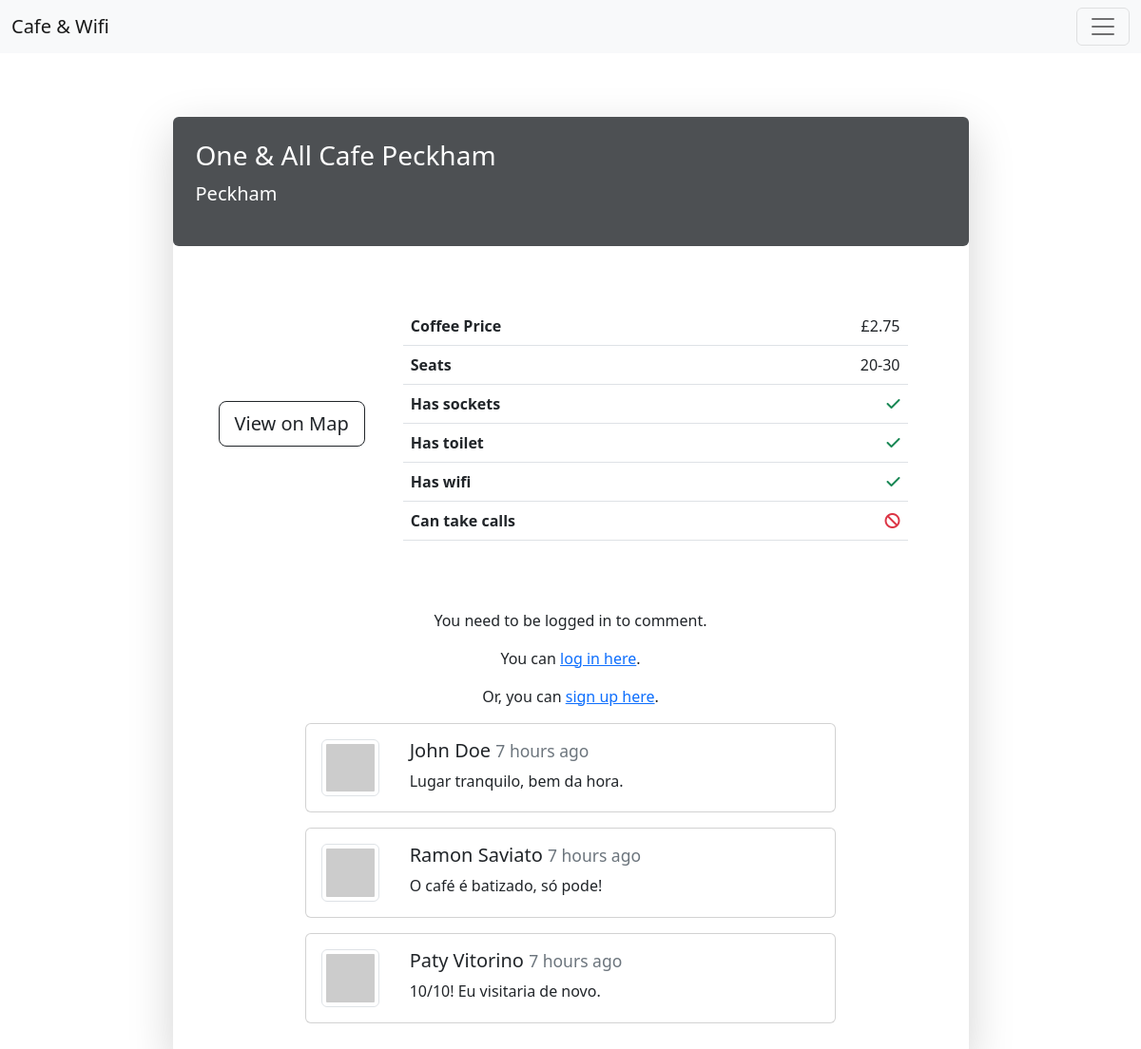
/cafe-view/3, run on the app's committed database.
### server/models.py (models this page shows, shortened)
class Cafe(db.Model):
    id = db.Column(db.Integer, primary_key=True)
    name = db.Column(db.String(200), unique=True, nullable=False)
    map_url = db.Column(db.String(1000), unique=True, nullable=False)
    img_url = db.Column(db.String(1000), unique=True, nullable=False)
    location = db.Column(db.String(200), nullable=False)
    has_sockets = db.Column(db.Boolean, default=False)
    has_toilet = db.Column(db.Boolean, default=False)
    has_wifi = db.Column(db.Boolean, default=False)
    can_take_calls = db.Column(db.Boolean, default=False)
    seats = db.Column(db.String(10))
    coffee_price = db.Column(db.String(10))
    comments = relationship(
        "Comment",
        back_populates="parent_cafe",
        order_by="desc(Comment.timestamp_create)"
    )

class Comment(db.Model):
    id = db.Column(db.Integer, primary_key=True)
    text = db.Column(db.Text, nullable=False)
    timestamp_create = db.Column(db.String(50), default=formatted_timestamp)
    timestamp_update = db.Column(db.String(50), onupdate=formatted_timestamp)
    author_id = db.Column(db.Integer, db.ForeignKey("user.id"))
    comment_author = relationship("User", back_populates="comments")
    cafe_id = db.Column(db.Integer, db.ForeignKey("cafe.id"))
    parent_cafe = relationship("Cafe", back_populates="comments")

class User(db.Model, UserMixin):
    id = db.Column(db.Integer, primary_key=True)
    email = db.Column(db.String(150), unique=True)
    username = db.Column(db.String(150), unique=True)
    password = db.Column(db.String(150))
    has_admin_privileges = db.Column(db.Boolean, nullable=False)
    comments = relationship("Comment", back_populates="comment_author")

### server/views.py (the view)
@views.route('/cafe-view/<int:cafe_id>', methods=('GET',))
def view_cafe(cafe_id):
    cafe = Cafe.query.get(cafe_id)
    form = CommentForm()
    return render_template('cafe_view.html', cafe=cafe, form=form)

### server/forms.py (called while the page is built)
def my_strip_filter(value):
    if value is not None and hasattr(value, 'strip'):
        return multiple_spaces_regex.sub(' ', value.strip())
    return value

        def bind_field(self, form, unbound_field, options):
            filters = unbound_field.kwargs.get('filters', [])
            filters.append(my_strip_filter)
            return unbound_field.bind(form=form, filters=filters, **options)

### server/templates/cafe_view.html (shortened to what this page needs)
{% extends 'base.html' %}
{% block scripts_and_links %}
    <link
        rel="stylesheet"
        href="https://cdnjs.cloudflare.com/ajax/libs/font-awesome/6.2.1/css/all.min.css"
    />
{% endblock %}
{% block content %}
    {% if cafe %}
        <div class="col-12 col-lg-9 mx-auto my-5 pb-3 rounded shadow-lg">
            <div class="cafe-header d-flex justify-content-between rounded">
                {% if current_user.is_authenticated and current_user.has_admin_privileges %}
                    <div class="text-bg-dark w-100 rounded-start">
                        <h1 class="fs-3">{{ cafe.name }}</h1>
                        <p class="fs-5">{{ cafe.location }}</p>
                    </div>
                    <a href="{{ url_for('views.delete_cafe', cafe_id=cafe.id) }}">
                        <button type="button" class="btn btn-danger del-button h-100 p-0" id="del-button">Delete</button>
                    </a>
                    <a href="{{ url_for('views.edit_cafe', cafe_id=cafe.id) }}">
                        <button type="button" class="btn btn-secondary edit-button h-100 p-0">Edit</button>
                    </a>
                {% else %}
                    <div class="text-bg-dark w-100 rounded">
                        <h1 class="fs-3">{{ cafe.name }}</h1>
                        <p class="fs-5">{{ cafe.location }}</p>
                    </div>
                {% endif %}
            </div>
            <main class="d-flex flex-row align-items-center cafe-info p-5">
                <div class="me-4">
                    <a href="{{ cafe.map_url }}" target="_blank">
                        <button type="button" class="btn btn-lg btn-outline-dark text-nowrap">View on Map</button>
                    </a>
                </div>
                <table class="table m-3">
                    <tbody>
                        <tr>
                            <th scope="row">Coffee Price</th>
                            <td>{{ cafe.coffee_price }}</td>
                        </tr>
                        <tr>
                            <th scope="row">Seats</th>
                            <td>{{ cafe.seats }}</td>
                        </tr>
                        {% for text, check in (('Has sockets', cafe.has_sockets),
                                               ('Has toilet', cafe.has_toilet),
                                               ('Has wifi', cafe.has_wifi),
                                               ('Can take calls', cafe.can_take_calls)) %}
                            <tr>
                                <th scope="row">{{ text }}</th>
                                <td>
                                    {% if check %}
                                        <span class="fa-solid fa-check text-success"></span>
                                    {% else %}
                                        <span class="fa-solid fa-ban text-danger"></span>
                                    {% endif %}
                                </td>
                            </tr>
                        {% endfor %}
                    </tbody>
                </table>
            </main>
            <div id="comment-section" class="m-2 col-11 col-lg-8 mx-auto">
                {% if current_user.is_authenticated %}
                    <form action="{{ url_for('comments.add_comment', cafe_id=cafe.id) }}" method="POST">
                        {{ form.csrf_token }}
                        <div class="input-group mb-3">
                            {{ form.text(class_="form-control", placeholder=placeholder) }}
                            {{ form.send(class_='input-group-text') }}
                        </div>
                    </form>
                {% else %}
                    <div class="text-center mb-3">
                        <p>
                            You need to be logged in to comment.
                        </p>
                        <p>
                            You can
                            <a
                                href="#"
                                data-bs-toggle="modal"
                                data-bs-target="#login-modal"
                            >log in here</a>.
                        </p>
                        <p>
                            Or, you can
                            <a href="{{ url_for('views.sign_up') }}">sign up here</a>.
                        </p>
                    </div>
                {% endif %}
                {% if cafe.comments %}
                        <div id="comments">
                    {% for comment in cafe.comments %}
                            <div class="comment position-relative card mb-3">
                                <div class="d-flex flex-row g-0">
                                    <div class="col-3 col-md-2 d-grid justify-content-center align-items-start p-3">
                                        <img
                                            src="{{ comment.comment_author.email | gravatar }}"
                                            class="img-thumbnail rounded "
                                            alt="An avatar of user {{ comment.comment_author.username }}."
                                        >
                                    </div>
                                    <div class="col-9 col-md-10">
                                        <div class="card-body">
                                            <h5 class="card-title">
                                                {{ comment.comment_author.username }}
                                                <small class="text-muted elapsed-time">
                                                </small>
                                            </h5>
                                            <p class="card-text">
                                                {{ comment.text }}
                                            </p>
                                        </div>
                                    </div>
                                </div>
                            </div>
                    {% endfor %}
                    </div>
                {% endif %}
            </div>
        </div>
    {% endif %}
{% endblock %}

### server/templates/base.html (shortened to what this page needs)
<!doctype html>
<html lang="en">
<head>
    <link
        href="https://cdn.jsdelivr.net/npm/bootstrap@5.2.3/dist/css/bootstrap.min.css"
        rel="stylesheet"
    >
    {% block scripts_and_links %}{% endblock %}
    <link rel="stylesheet" href="{{ url_for('static', filename='css/styles.css') }}">
</head>
<body>
    {% block navbar %}
        <nav class="navbar bg-light fixed-top">
            <div class="container-fluid">
                <a class="navbar-brand" href="{{ url_for('views.home') }}">
                    Cafe & Wifi
                </a>
                <button class="navbar-toggler" type="button" data-bs-toggle="offcanvas" data-bs-target="#offcanvas-navbar" aria-controls="offcanvas-navbar">
                    <span class="navbar-toggler-icon"></span>
                </button>
            </div>
        </nav>
    {% endblock %}
    <main class="main-content container">
        {% block content %}
        {% endblock %}
    </main>
</body>
</html>

### server/static/css/styles.css (style rules this page uses)
.btn { transition: all .7s; }
.cafe-header .text-bg-dark { opacity: 0.8; padding: 1.5rem; transition: all 2s; }
.main-content { padding-top: 75px; }
.table td { text-align: end; }

### data on the page
Cafe: name "One & All Cafe Peckham", location "Peckham", coffee_price "£2.75", seats "20-30", has_sockets True (drawn)
Comment: comment_author.username "John Doe", text "Lugar tranquilo, bem da hora."
Comment: comment_author.username "Ramon Saviato", text "O café é batizado, só pode!"
Comment: comment_author.username "Paty Vitorino", text "10/10! Eu visitaria de novo."

### other printed values
{{ text }} "Has sockets" "Has toilet" "Has wifi" "Can take calls"
